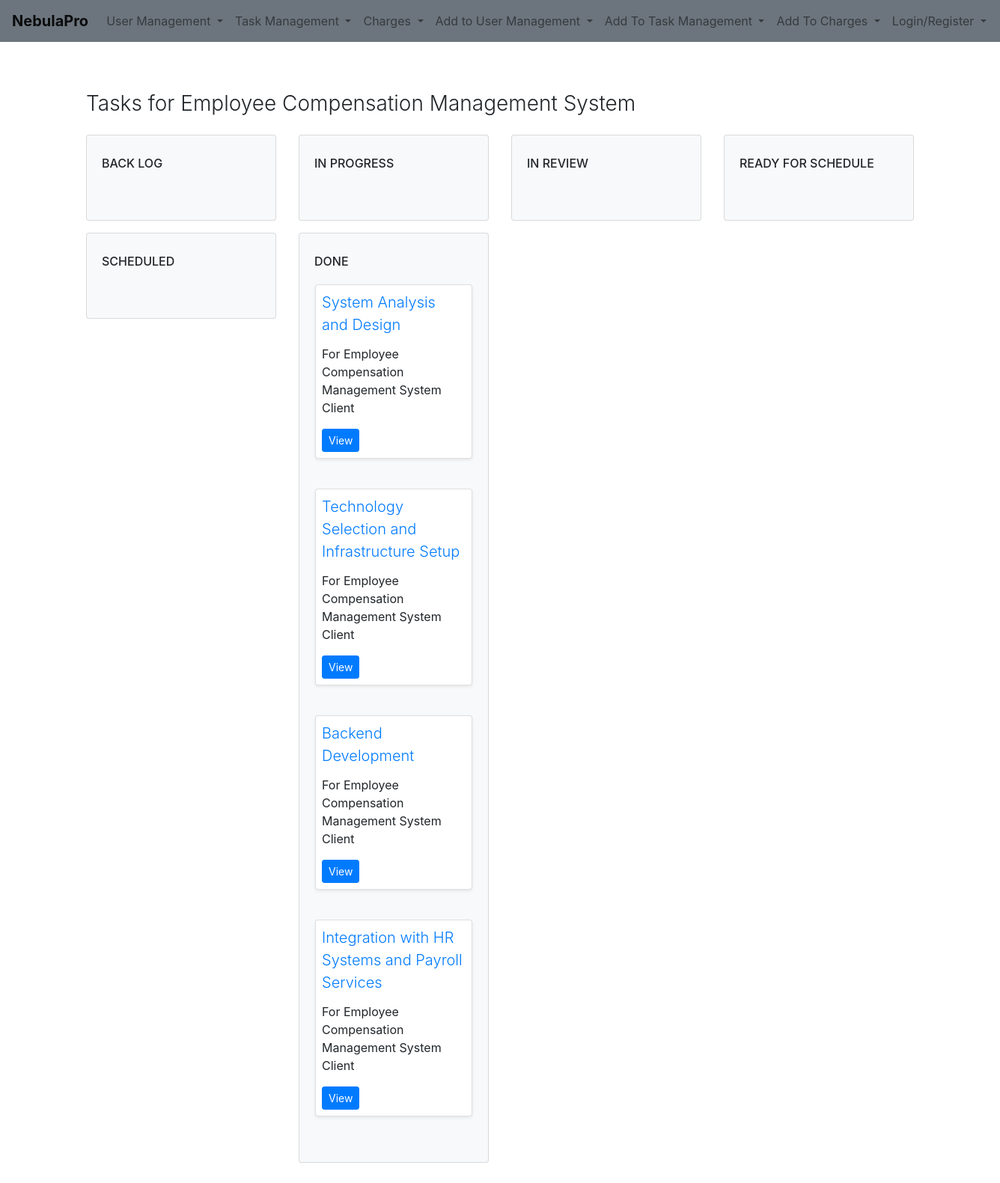
/project/1/tasks/, run on the app's committed database.
### task_management/models.py (models this page shows, shortened)
class Project(models.Model):
    title = models.CharField(max_length=225)
    active = models.BooleanField(default= False)
    client = models.ForeignKey(Client, null = False, on_delete=models.CASCADE)
    status = models.CharField(max_length=225, choices=PROJECT_STATUS_CHOICES, default = 'draft')
    created_date = models.DateTimeField(auto_now_add=True)
    start_date = models.DateField()
    end_date = models.DateField()
    total_costs = models.DecimalField(max_digits=10, decimal_places=2)

class Task(models.Model):
    title = models.CharField(max_length=225)
    project = models.ForeignKey(Project, null = True, on_delete=models.CASCADE)
    status = models.CharField(max_length=225, choices=TASK_STATUS_CHOICES, default = 'back_log')
    reporter = models.ForeignKey(User, related_name='reported_tasks', null = True, on_delete=models.SET_NULL)
    assignee = models.ForeignKey(User, related_name='assigned_tasks', null = True, on_delete=models.SET_NULL)
    created_date = models.DateTimeField(auto_now_add=True)
    deadline_date = models.DateField()
    last_modified_date = models.DateTimeField()
    last_modified_by = models.ForeignKey(User, related_name='modified_tasks', null = True, on_delete=models.SET_NULL)

### task_management/views.py (the view)
# urls.py: path('project/<int:project_id>/tasks/', project_tasks, name='project_tasks'),
def project_tasks(request, project_id):
    project = get_object_or_404(Project, pk=project_id)
    tasks = Task.objects.filter(project=project)
    status_data = {
        'Back Log': tasks.filter(status='back_log'),
        'In Progress': tasks.filter(status='in_progress'),
        'In Review': tasks.filter(status='in_review'),
        'Ready For Schedule': tasks.filter(status='ready_for_schedule'),
        'Scheduled': tasks.filter(status='scheduled'),
        'Done': tasks.filter(status='done'),
    }
    return render(request, 'lists/project_tasks.html', {
        'project': project,
        'status_data': status_data
    })

### task_management/templates/lists/project_tasks.html (shortened to what this page needs)
{% extends 'base.html' %}
{% load static %}
{% block extra_css %}
<link rel="stylesheet" href="{% static 'css/task_management/project_tasks.css' %}">
{% endblock %}
{% block content %}
    {% include 'components/project_tasks_card.html' %}
{% endblock %}

### task_management/templates/components/project_tasks_card.html
<div class="container-fluid pt-3">
    <h3 class="font-weight-light text-black">Tasks for {{ project.title }}</h3>
    <div class="row py-3">
        {% for category, tasks in status_data.items %}
            <div class="col-sm-6 col-md-4 col-xl-3 mb-3">
                <div class="card bg-light">
                    <div class="card-body">
                        <h6 class="card-title text-uppercase text-truncate py-2">{{ category }}</h6>
                        <div class="items border border-light">
                            {% for task in tasks %}
                                <div class="card draggable shadow-sm" id="task-{{ task.pk }}" draggable="true" ondragstart="drag(event)">
                                    <div class="card-body p-2">
                                        <div class="card-title">
                                            <a href="{% url 'task_detail' task.pk %}" class="lead font-weight-light">{{ task.title }}</a>
                                        </div>
                                        <p>For {{ task.project.title }} Client</p>
                                        <a href="{% url 'task_detail' task.pk %}" class="btn btn-primary btn-sm">View</a>
                                    </div>
                                </div>
                                <div class="dropzone rounded" data-status="{{ category|lower }}" ondrop="drop(event)" ondragover="allowDrop(event)" ondragleave="clearDrop(event)"> &nbsp; </div>
                            {% endfor %}
                            {% if not tasks %}
                                <div class="dropzone rounded" data-status="{{ category|lower }}" ondrop="drop(event)" ondragover="allowDrop(event)" ondragleave="clearDrop(event)"> &nbsp; </div>
                            {% endif %}
                        </div>
                    </div>
                </div>
            </div>
        {% endfor %}
    </div>
</div>

### static/css/task_management/project_tasks.css (style rules this page uses)
.card.draggable { margin-bottom: 1rem; cursor: grab; }

### data on the page
Project: title "Employee Compensation Management System"
Task: title "System Analysis and Design", project "Employee Compensation Management System"
Task: title "Technology Selection and Infrastructure Setup", project "Employee Compensation Management System"
Task: title "Backend Development", project "Employee Compensation Management System"
Task: title "Integration with HR Systems and Payroll Services", project "Employee Compensation Management System"

### other printed values
{{ category }} "BACK LOG" "IN PROGRESS" "IN REVIEW" "READY FOR SCHEDULE" "SCHEDULED" "DONE"
